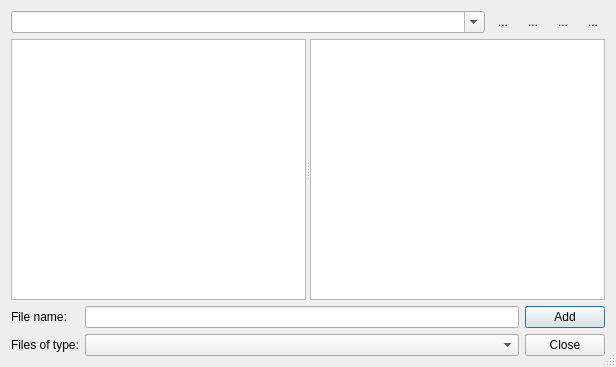
<?xml version="1.0" encoding="UTF-8"?>
<ui version="4.0">
 <class>QmmpFileDialog</class>
 <widget class="QDialog" name="QmmpFileDialog">
  <property name="geometry">
   <rect>
    <x>0</x>
    <y>0</y>
    <width>616</width>
    <height>367</height>
   </rect>
  </property>
  <property name="windowTitle">
   <string>Add Files</string>
  </property>
  <property name="sizeGripEnabled">
   <bool>true</bool>
  </property>
  <layout class="QGridLayout" name="gridLayout">
   <item row="1" column="0" colspan="3">
    <widget class="QSplitter" name="splitter">
     <property name="sizePolicy">
      <sizepolicy hsizetype="Expanding" vsizetype="Expanding">
       <horstretch>0</horstretch>
       <verstretch>0</verstretch>
      </sizepolicy>
     </property>
     <property name="orientation">
      <enum>Qt::Horizontal</enum>
     </property>
     <widget class="QListWidget" name="mountPointsListWidget"/>
     <widget class="QStackedWidget" name="stackedWidget">
      <property name="currentIndex">
       <number>0</number>
      </property>
      <widget class="QWidget" name="page">
       <layout class="QVBoxLayout">
        <property name="margin">
         <number>0</number>
        </property>
        <item>
         <widget class="QListView" name="fileListView">
          <property name="selectionMode">
           <enum>QAbstractItemView::ExtendedSelection</enum>
          </property>
          <property name="movement">
           <enum>QListView::Free</enum>
          </property>
          <property name="isWrapping" stdset="0">
           <bool>true</bool>
          </property>
          <property name="resizeMode">
           <enum>QListView::Adjust</enum>
          </property>
          <property name="layoutMode">
           <enum>QListView::SinglePass</enum>
          </property>
          <property name="uniformItemSizes">
           <bool>false</bool>
          </property>
          <property name="wordWrap">
           <bool>false</bool>
          </property>
         </widget>
        </item>
       </layout>
      </widget>
      <widget class="QWidget" name="page_2">
       <layout class="QVBoxLayout">
        <property name="margin">
         <number>0</number>
        </property>
        <item>
         <widget class="QTreeView" name="treeView">
          <property name="selectionMode">
           <enum>QAbstractItemView::ExtendedSelection</enum>
          </property>
          <property name="rootIsDecorated">
           <bool>false</bool>
          </property>
          <property name="itemsExpandable">
           <bool>false</bool>
          </property>
          <property name="sortingEnabled">
           <bool>true</bool>
          </property>
          <property name="allColumnsShowFocus">
           <bool>true</bool>
          </property>
         </widget>
        </item>
       </layout>
      </widget>
     </widget>
    </widget>
   </item>
   <item row="2" column="0">
    <widget class="QLabel" name="label">
     <property name="text">
      <string>File name:</string>
     </property>
    </widget>
   </item>
   <item row="2" column="1">
    <widget class="QLineEdit" name="fileNameLineEdit"/>
   </item>
   <item row="2" column="2">
    <widget class="QPushButton" name="addPushButton">
     <property name="sizePolicy">
      <sizepolicy hsizetype="Minimum" vsizetype="Fixed">
       <horstretch>0</horstretch>
       <verstretch>0</verstretch>
      </sizepolicy>
     </property>
     <property name="text">
      <string>Add</string>
     </property>
    </widget>
   </item>
   <item row="3" column="0">
    <widget class="QLabel" name="label_3">
     <property name="text">
      <string>Files of type:</string>
     </property>
    </widget>
   </item>
   <item row="3" column="1">
    <widget class="QComboBox" name="fileTypeComboBox">
     <property name="sizePolicy">
      <sizepolicy hsizetype="MinimumExpanding" vsizetype="Fixed">
       <horstretch>0</horstretch>
       <verstretch>0</verstretch>
      </sizepolicy>
     </property>
     <property name="sizeAdjustPolicy">
      <enum>QComboBox::AdjustToMinimumContentsLength</enum>
     </property>
    </widget>
   </item>
   <item row="3" column="2">
    <widget class="QPushButton" name="closePushButton">
     <property name="sizePolicy">
      <sizepolicy hsizetype="Minimum" vsizetype="Fixed">
       <horstretch>0</horstretch>
       <verstretch>0</verstretch>
      </sizepolicy>
     </property>
     <property name="text">
      <string>Close</string>
     </property>
    </widget>
   </item>
   <item row="0" column="0" colspan="3">
    <layout class="QHBoxLayout" name="_2">
     <item>
      <widget class="QComboBox" name="lookInComboBox">
       <property name="sizePolicy">
        <sizepolicy hsizetype="Preferred" vsizetype="Fixed">
         <horstretch>1</horstretch>
         <verstretch>0</verstretch>
        </sizepolicy>
       </property>
       <property name="editable">
        <bool>true</bool>
       </property>
      </widget>
     </item>
     <item>
      <widget class="QToolButton" name="upToolButton">
       <property name="toolTip">
        <string>Up</string>
       </property>
       <property name="text">
        <string>...</string>
       </property>
       <property name="autoRaise">
        <bool>true</bool>
       </property>
      </widget>
     </item>
     <item>
      <widget class="QToolButton" name="listToolButton">
       <property name="toolTip">
        <string>List view</string>
       </property>
       <property name="text">
        <string>...</string>
       </property>
       <property name="checkable">
        <bool>true</bool>
       </property>
       <property name="autoExclusive">
        <bool>true</bool>
       </property>
       <property name="autoRaise">
        <bool>true</bool>
       </property>
      </widget>
     </item>
     <item>
      <widget class="QToolButton" name="detailsToolButton">
       <property name="toolTip">
        <string>Detailed view</string>
       </property>
       <property name="text">
        <string>...</string>
       </property>
       <property name="iconSize">
        <size>
         <width>16</width>
         <height>16</height>
        </size>
       </property>
       <property name="checkable">
        <bool>true</bool>
       </property>
       <property name="autoExclusive">
        <bool>true</bool>
       </property>
       <property name="autoRaise">
        <bool>true</bool>
       </property>
      </widget>
     </item>
     <item>
      <widget class="QToolButton" name="closeOnAddToolButton">
       <property name="toolTip">
        <string>Close dialog on add</string>
       </property>
       <property name="text">
        <string>...</string>
       </property>
       <property name="checkable">
        <bool>true</bool>
       </property>
       <property name="autoRaise">
        <bool>true</bool>
       </property>
      </widget>
     </item>
    </layout>
   </item>
  </layout>
 </widget>
 <resources/>
 <connections>
  <connection>
   <sender>closePushButton</sender>
   <signal>clicked()</signal>
   <receiver>QmmpFileDialog</receiver>
   <slot>reject()</slot>
   <hints>
    <hint type="sourcelabel">
     <x>459</x>
     <y>291</y>
    </hint>
    <hint type="destinationlabel">
     <x>153</x>
     <y>289</y>
    </hint>
   </hints>
  </connection>
 </connections>
</ui>
